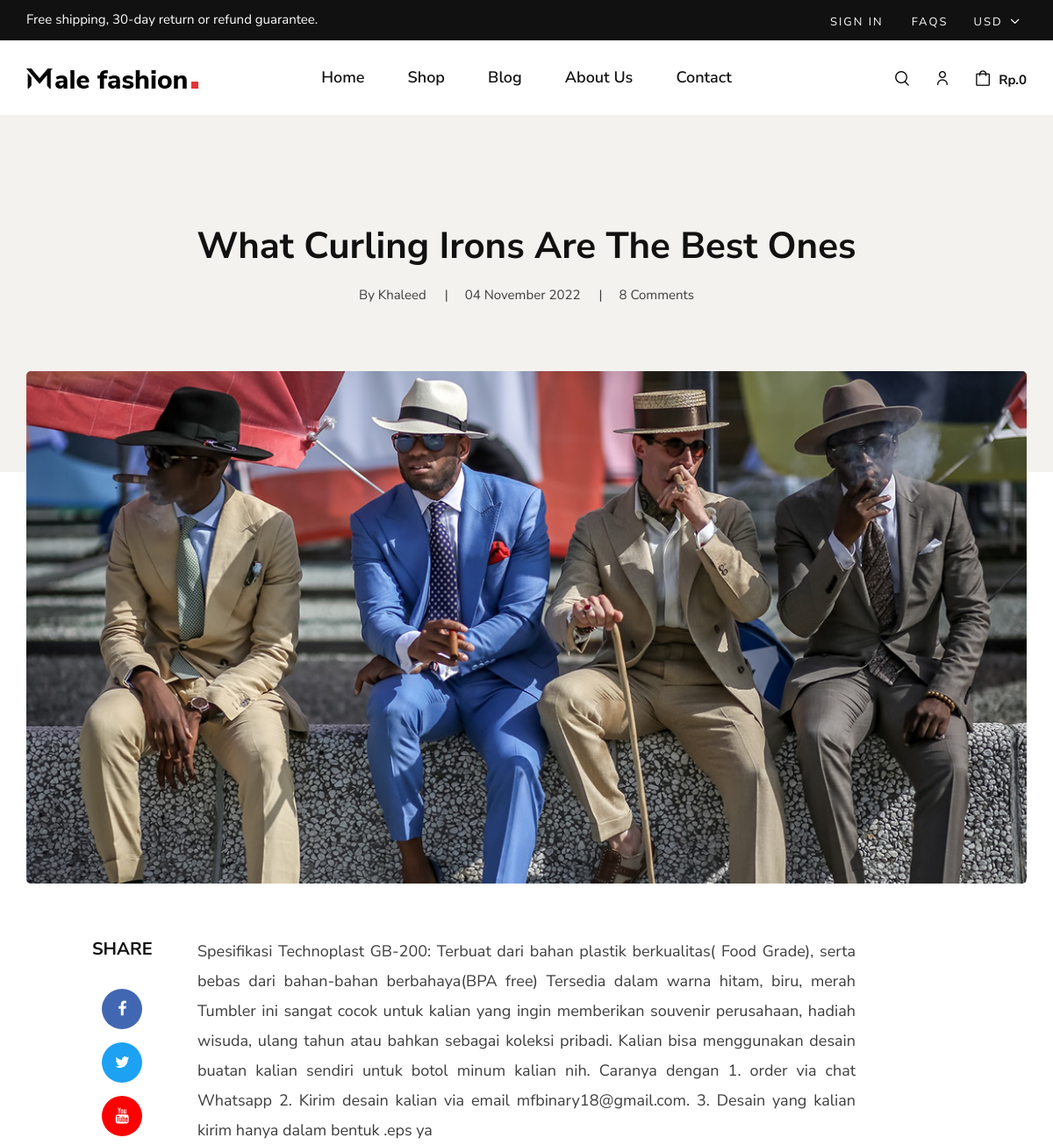
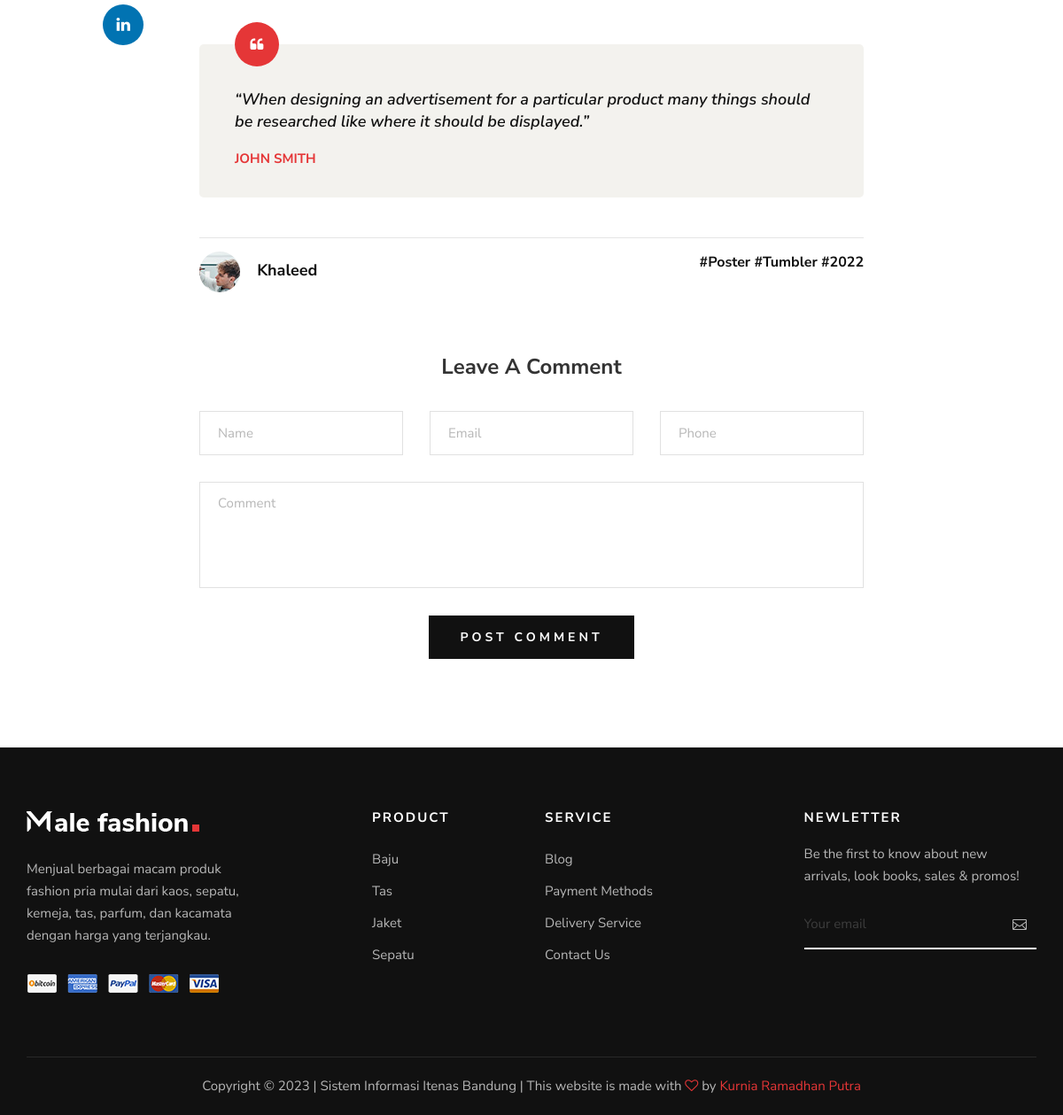
The app's page /blog-details.php?blog_id=1 with its own data (2 pictures, top to bottom).
### tables this page shows
CREATE TABLE `blogs` (
  `blog_id` int(11) NOT NULL,
  `blog_title` varchar(100) DEFAULT NULL,
  `blog_description` text DEFAULT NULL,
  `blog_quotes` text DEFAULT NULL,
  `blog_quotes_writer` varchar(100) DEFAULT NULL,
  `blog_image` varchar(100) DEFAULT NULL,
  `blog_image2` varchar(100) DEFAULT NULL,
  `blog_tags` varchar(255) DEFAULT NULL,
  `blog_date` date DEFAULT current_timestamp(),
  `admin_id` int(11) NOT NULL
);

### blog-details.php (the view, shortened to what this page needs)
<?php
include('server/connection.php');
if (isset($_GET['blog_id'])) {
    $blog_id = $_GET['blog_id'];
    $query_blog = "SELECT b.blog_title AS title, b.blog_tags AS tags,
        b.blog_date AS b_date, b.blog_description AS b_description,
        b.blog_quotes AS quotes, b.blog_quotes_writer AS quote_writer,
        b.blog_image2 AS big_blog_image, a.admin_name AS writer,
        a.admin_photo AS photo
        FROM blogs b, admins a
        WHERE blog_id=$blog_id AND b.admin_id = a.admin_id";
    $stmt_blog = $conn->prepare($query_blog);
    $stmt_blog->execute();
    $blog_detail = $stmt_blog->get_result();
} else {
    header('location: index.php');
}
include('layouts/header.php');
?>
<?php while ($row = $blog_detail->fetch_assoc()) { ?>
    <section class="blog-hero spad">
        <div class="container">
            <div class="row d-flex justify-content-center">
                <div class="col-lg-9 text-center">
                    <div class="blog__hero__text">
                        <h2>
                            <?php echo $row['title']; ?>
                        </h2>
                        <ul>
                            <li>By
                                <?php echo $row['writer']; ?>
                            </li>
                            <li>
                                <?php echo date('d F Y', strtotime($row['b_date'])); ?>
                            </li>
                            <li>8 Comments</li>
                        </ul>
                    </div>
                </div>
            </div>
        </div>
    </section>
    <section class="blog-details spad">
        <div class="container">
            <div class="row d-flex justify-content-center">
                <div class="col-lg-12">
                    <div class="blog__details__pic">
                        <img src="<?php
                        echo 'img/blog/details/' . $row['big_blog_image'];
                        ?>" alt="">
                    </div>
                </div>
                <div class="col-lg-8">
                    <div class="blog__details__content">
                        <div class="blog__details__share">
                            <span>share</span>
                            <ul>
                                <li><a href="https://web.facebook.com/"><i class="fa fa-facebook"></i></a></li>
                                <li><a href="https://twitter.com/" class="twitter"><i class="fa fa-twitter"></i></a></li>
                                <li><a href="https://www.youtube.com/" class="youtube"><i class="fa fa-youtube"></i></a>
                                </li>
                                <li><a href="https://www.linkedin.com/" class="linkedin"><i class="fa fa-linkedin"></i></a>
                                </li>
                            </ul>
                        </div>
                        <div class="blog__details__text">
                            <p>
                                <?php echo $row['b_description']; ?>
                            </p>
                        </div>
                        <div class="blog__details__quote">
                            <i class="fa fa-quote-left"></i>
                            <p>
                                <?php echo $row['quotes']; ?>
                            </p>
                            <h6>
                                <?php echo $row['quote_writer']; ?>
                            </h6>
                        </div>
                        <div class="blog__details__option">
                            <div class="row">
                                <div class="col-lg-6 col-md-6 col-sm-6">
                                    <div class="blog__details__author">
                                        <div class="blog__details__author__pic">
                                            <img src="<?php echo 'img/blog/details/' . $row['photo']; ?>" alt="">
                                        </div>
                                        <div class="blog__details__author__text">
                                            <h5>
                                                <?php echo $row['writer']; ?>
                                            </h5>
                                        </div>
                                    </div>
                                </div>
                                <div class="col-lg-6 col-md-6 col-sm-6">
                                    <div class="blog__details__tags">
                                        <a href="#">
                                            <?php echo $row['tags']; ?>
                                        </a>
                                    </div>
                                </div>
                            </div>
                        </div>
                        <div class="blog__details__comment">
                            <h4>Leave A Comment</h4>
                            <form action="#">
                                <div class="row">
                                    <div class="col-lg-4 col-md-4">
                                        <input type="text" placeholder="Name">
                                    </div>
                                    <div class="col-lg-4 col-md-4">
                                        <input type="text" placeholder="Email">
                                    </div>
                                    <div class="col-lg-4 col-md-4">
                                        <input type="text" placeholder="Phone">
                                    </div>
                                    <div class="col-lg-12 text-center">
                                        <textarea placeholder="Comment"></textarea>
                                        <button type="submit" class="site-btn">Post Comment</button>
                                    </div>
                                </div>
                            </form>
                        </div>
                    </div>
                </div>
            </div>
        </div>
    </section>
<?php } ?>
<?php
include('layouts/footer.php');
?>

### css/style.css (style rules this page uses)
html, body { height: 100%; font-family: "Nunito Sans", sans-serif; -webkit-font-smoothing: antialiased; }
h1, h2, h3, h4, h5, h6 { margin: 0; color: #111111; font-weight: 400; font-family: "Nunito Sans", sans-serif; }
h2 { font-size: 36px; }
h4 { font-size: 24px; }
h5 { font-size: 18px; }
h6 { font-size: 16px; }
p { font-size: 15px; font-family: "Nunito Sans", sans-serif; color: #3d3d3d; font-weight: 400; line-height: 25px; margin: 0 0 15px 0; }
img { max-width: 100%; }
ul, ol { padding: 0; margin: 0; }
.spad { padding-top: 100px; padding-bottom: 100px; }
.site-btn { font-size: 14px; color: #ffffff; background: #111111; font-weight: 700; border: none; text-transform: uppercase; display: inline-block; padding: 14px 30px; }
.blog-hero { background: #f3f2ee; padding-top: 125px; padding-bottom: 190px; }
.blog__hero__text h2 { color: #111111; font-size: 42px; font-weight: 700; line-height: 50px; margin-bottom: 18px; }
.blog__hero__text ul li { list-style: none; font-size: 15px; color: #3d3d3d; display: inline-block; margin-right: 40px; position: relative; }
.blog__hero__text ul li:after { position: absolute; right: -25px; top: 0; content: "|"; }
.blog__hero__text ul li:last-child { margin-right: 0; }
.blog__hero__text ul li:last-child:after { display: none; }
.blog-details { margin-top: -115px; padding-top: 0; }
.blog__details__content { position: relative; }
.blog__details__pic { margin-bottom: 60px; }
.blog__details__pic img { min-width: 100%; border-radius: 5px; }
.blog__details__share { text-align: center; position: absolute; left: -120px; top: 0; }
.blog__details__share span { color: #111111; font-size: 20px; text-transform: uppercase; font-weight: 700; display: block; margin-bottom: 30px; }
.blog__details__share ul li { list-style: none; margin-bottom: 15px; }
.blog__details__share ul li a { color: #ffffff; font-size: 18px; height: 46px; display: inline-block; width: 46px; border-radius: 50%; line-height: 46px; text-align: center; background: #4267b2; }
.blog__details__share ul li a.twitter { background: #1da1f2; }
.blog__details__share ul li a.youtube { background: #fe0003; }
.blog__details__share ul li a.linkedin { background: #0173b2; }
.blog__details__text { margin-bottom: 50px; }
.blog__details__text p { font-size: 18px; line-height: 34px; text-align: justify; }
.blog__details__text p:last-child { margin-bottom: 0; }
.blog__details__quote { background: #f3f2ee; padding: 50px 40px 35px; border-radius: 5px; position: relative; margin-bottom: 45px; }
.blog__details__quote i { font-size: 16px; color: #ffffff; height: 50px; width: 50px; background: #e53637; border-radius: 50%; line-height: 50px; text-align: center; position: absolute; left: 40px; top: -25px; }
.blog__details__quote p { color: #111111; font-size: 18px; font-weight: 600; font-style: italic; margin-bottom: 20px; }
.blog__details__quote h6 { color: #e53637; font-size: 15px; font-weight: 700; text-transform: uppercase; }
.blog__details__option { border-top: 1px solid #e5e5e5; padding-top: 15px; margin-bottom: 70px; }
.blog__details__author__pic { display: inline-block; margin-right: 15px; }
.blog__details__author__pic img { height: 46px; width: 46px; border-radius: 50%; }
.blog__details__author__text { display: inline-block; }
.blog__details__author__text h5 { color: #111111; font-weight: 700; }
.blog__details__tags { text-align: right; }
.blog__details__tags a { display: inline-block; color: #111111; font-weight: 700; margin-right: 10px; }
.blog__details__tags a:last-child { margin-right: 0; }
.blog__details__comment h4 { color: #333333; font-weight: 700; margin-bottom: 35px; text-align: center; }
.blog__details__comment form input { height: 50px; width: 100%; border: 1px solid #e1e1e1; padding-left: 20px; font-size: 15px; color: #b7b7b7; margin-bottom: 30px; -webkit-transition: all, 0.3s; -o-transition: all, 0.3s; transition: all, 0.3s; }
.blog__details__comment form input::placeholder { color: #b7b7b7; }
.blog__details__comment form textarea { height: 120px; width: 100%; border: 1px solid #e1e1e1; padding-left: 20px; padding-top: 12px; font-size: 15px; color: #b7b7b7; margin-bottom: 24px; resize: none; -webkit-transition: all, 0.3s; -o-transition: all, 0.3s; transition: all, 0.3s; }
.blog__details__comment form textarea::placeholder { color: #b7b7b7; }
.blog__details__comment form button { letter-spacing: 4px; padding: 14px 35px; }
@media only screen and (min-width: 1200px) { .container { max-width: 1170px; } }

### records on screen
blogs: blog_title "What Curling Irons Are The Best Ones", admin.admin_name "Khaleed", blog_date "04 November 2022", blog_image2 (picture), blog_description "Spesifikasi Technoplast GB-200: Terbuat dari bahan plastik berkualitas( Food Grade), serta bebas dari bahan-bahan berbahaya(BPA free) Tersedia dalam warna hitam, biru, merah Tumbler ini sangat cocok untuk kalian yang ingin memberikan souvenir perusahaan, hadiah wisuda, ulang tahun atau bahkan sebagai koleksi pribadi. Kalian bisa menggunakan desain buatan kalian sendiri untuk botol minum kalian nih. Caranya dengan 1. order via chat Whatsapp 2. Kirim desain kalian via email mfbinary18@gmail.com. 3. Desain yang kalian kirim hanya dalam bentuk .eps ya", blog_quotes "“When designing an advertisement for a particular product many things should be researched like where it should be displayed.”", blog_quotes_writer "JOHN SMITH", admin.admin_photo (picture), blog_tags "#Poster #Tumbler #2022"

### other values on screen
$result "Rp.0"
